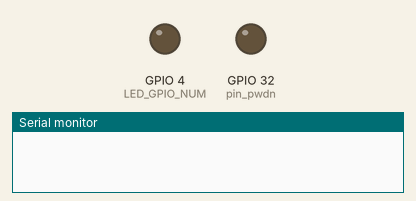
Bench run of a sketch on a simulated ESP32. Shown: output pins drawn as LEDs (lit = HIGH), the last lines printed to the serial monitor. The camera gives no picture.

Above: at 0.0 s.
At 4.7 s:
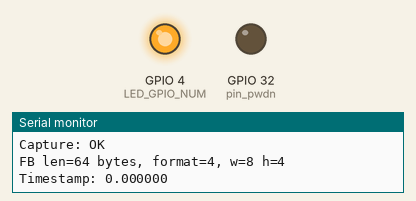
Timing chart, 0 to 6.7 s (numbered marks = the images above):
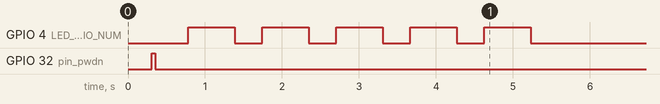

The sketch:

SimpleCameraSetup.ino
```cpp
#include <Arduino.h>
#include "esp_camera.h"
#include "esp_system.h"
#include "esp_err.h"

// ===== Select your camera model pins (AI Thinker) =====
#define CAMERA_MODEL_AI_THINKER
#include "camera_pins.h"

// --- LED helpers (paste once, e.g., above setup()) ---
static inline void ensure_led_setup() {
#ifdef LED_GPIO_NUM
  static bool inited = false;
  if (!inited) {
    pinMode(LED_GPIO_NUM, OUTPUT);
    digitalWrite(LED_GPIO_NUM, LOW); // LED off initially (active-HIGH on most ESP32-CAM)
    inited = true;
  }
#endif
}

static inline void led_on()  {
#ifdef LED_GPIO_NUM
  digitalWrite(LED_GPIO_NUM, HIGH);
#endif
}

static inline void led_off() {
#ifdef LED_GPIO_NUM
  digitalWrite(LED_GPIO_NUM, LOW);
#endif
}

static void blink_short_triple() {
#ifdef LED_GPIO_NUM
  ensure_led_setup();
  for (int i = 0; i < 3; ++i) {
    led_on();  delay(120);
    led_off(); delay(120);
  }
#endif
}

static void blink_long_once() {
#ifdef LED_GPIO_NUM
  ensure_led_setup();
  led_on();  delay(600);
  led_off(); // no trailing delay needed
#endif
}
// --- end LED helpers ---


// ---------- Helpers ----------
static void print_memory(const char* tag) {
  Serial.printf("[%s] HEAP free=%u, PSRAM total=%u, PSRAM free=%u\n",
                tag,
                (unsigned)esp_get_free_heap_size(),
                (unsigned)ESP.getPsramSize(),
                (unsigned)ESP.getFreePsram());
}

static void print_sensor_info() {
  sensor_t* s = esp_camera_sensor_get();
  if (!s) {
    Serial.println("sensor_t* is NULL (no sensor?)");
    return;
  }
  Serial.printf("Sensor PID: 0x%04x\n", s->id.PID);
  Serial.printf("XCLK set to: %u Hz\n", s->xclk_freq_hz);
  Serial.printf("Current pixformat: %u (0=RGB565, 3=JPEG, etc.)\n", s->pixformat);
  Serial.printf("Status -> framesize:%u quality:%d brightness:%d contrast:%d saturation:%d\n",
                s->status.framesize, s->status.quality, s->status.brightness,
                s->status.contrast, s->status.saturation);
}

static void print_fb_info(const camera_fb_t* fb) {
  if (!fb) return;
  // width/height are available in newer esp32-camera; if unavailable they will be 0
  Serial.printf("FB len=%u bytes, format=%u, w=%u h=%u\n",
                (unsigned)fb->len, (unsigned)fb->format,
                (unsigned)fb->width, (unsigned)fb->height);
  Serial.printf("Timestamp: %ld.%06ld\n", (long)fb->timestamp.tv_sec, (long)fb->timestamp.tv_usec);
}

// Try to capture a frame with retries
static bool try_capture_once(uint32_t timeout_ms) {
  const uint32_t start = millis();
  while (millis() - start < timeout_ms) {
    camera_fb_t* fb = esp_camera_fb_get();
    if (fb) {
      Serial.println("Capture: OK");
      print_fb_info(fb);
      esp_camera_fb_return(fb);
      return true;
    }
    delay(10);
  }
  Serial.println("Capture: FAILED (timeout)");
  return false;
}

// ---------- Setup ----------
void setup() {
  Serial.begin(115200);
  while (!Serial) { ; }
  delay(300);
  Serial.println();
  Serial.println("=== ESP32-CAM Safe Capture Test ===");

  print_memory("boot");

  camera_config_t config = {};
  config.ledc_channel = LEDC_CHANNEL_0;
  config.ledc_timer   = LEDC_TIMER_0;

  // AI Thinker pin map (from camera_pins.h)
  config.pin_d0 = Y2_GPIO_NUM;
  config.pin_d1 = Y3_GPIO_NUM;
  config.pin_d2 = Y4_GPIO_NUM;
  config.pin_d3 = Y5_GPIO_NUM;
  config.pin_d4 = Y6_GPIO_NUM;
  config.pin_d5 = Y7_GPIO_NUM;
  config.pin_d6 = Y8_GPIO_NUM;
  config.pin_d7 = Y9_GPIO_NUM;
  config.pin_xclk = XCLK_GPIO_NUM;
  config.pin_pclk = PCLK_GPIO_NUM;
  config.pin_vsync = VSYNC_GPIO_NUM;
  config.pin_href = HREF_GPIO_NUM;
  config.pin_sccb_sda = SIOD_GPIO_NUM;
  config.pin_sccb_scl = SIOC_GPIO_NUM;
  config.pin_pwdn = PWDN_GPIO_NUM;   // 32 on AI-Thinker
  config.pin_reset = RESET_GPIO_NUM; // -1 on AI-Thinker

  // Conservative clock and tiny frame to minimize RAM/throughput issues
  config.xclk_freq_hz = 20000000;        // 10 MHz is “safe”; OV2640 usually fine at 10–20 MHz
  config.frame_size   = FRAMESIZE_QQVGA; // 160x120
  config.pixel_format = PIXFORMAT_JPEG;  // lowest RAM usage with OV2640
  config.jpeg_quality = 15;              // higher number = more compression, smaller buffer
  config.fb_count     = 1;               // single frame buffer
  config.grab_mode    = CAMERA_GRAB_WHEN_EMPTY;

  if (psramFound()) {
    config.fb_location = CAMERA_FB_IN_PSRAM;
    Serial.println("PSRAM detected -> using PSRAM for frame buffer.");
  } else {
    config.fb_location = CAMERA_FB_IN_DRAM;
    Serial.println("No PSRAM detected -> using DRAM for frame buffer.");
  }

  // Optional: power-cycle the sensor via PWDN to clear odd states
  if (config.pin_pwdn >= 0) {
    pinMode(config.pin_pwdn, OUTPUT);
    digitalWrite(config.pin_pwdn, HIGH);
    delay(50);
    digitalWrite(config.pin_pwdn, LOW);
    delay(50);
  }

  print_memory("pre-init");

  esp_err_t err = esp_camera_init(&config);
  if (err != ESP_OK) {
    Serial.printf("esp_camera_init failed: 0x%x (%s)\n", err, esp_err_to_name(err));
    Serial.println("Retrying with XCLK=20 MHz and lower JPEG quality...");
    // Retry once with slightly different clock/quality
    config.xclk_freq_hz = 20000000;
    config.jpeg_quality  = 20;
    err = esp_camera_init(&config);
  }

  if (err != ESP_OK) {
    Serial.printf("Second init attempt failed: 0x%x (%s)\n", err, esp_err_to_name(err));
    Serial.println("As a last resort, switch to RGB565 (larger buffer) but same tiny framesize.");
    // One more attempt in RGB565, still QQVGA (some modules behave differently)
    camera_config_t config2 = config;
    config2.pixel_format = PIXFORMAT_RGB565;
    config2.jpeg_quality = 15; // ignored in RGB565
    err = esp_camera_init(&config2);
  }

  if (err != ESP_OK) {
    Serial.printf("Final init failed: 0x%x (%s)\n", err, esp_err_to_name(err));
    Serial.println("Stopping here. Check pins, 3.3V stability, ribbon cable, and sensor.");
    return;
  }

  Serial.println("Camera initialized.");
  print_memory("post-init");
  print_sensor_info();

  // Gentle sensor tweaks (optional, safe)
  sensor_t* s = esp_camera_sensor_get();
  if (s && s->id.PID == OV2640_PID) {
    s->set_framesize(s, FRAMESIZE_QQVGA);  // ensure tiny
    s->set_quality(s, 15);
    s->set_brightness(s, 0);
    s->set_saturation(s, 0);
    s->set_gain_ctrl(s, 1);      // AGC on
    s->set_exposure_ctrl(s, 1);  // AEC on
  }

  // Try a few captures
  for (int i = 1; i <= 5; ++i) {
    Serial.printf("--- Capture attempt %d ---\n", i);
    bool ok = try_capture_once(500 /*ms*/);
    if (!ok) {
      Serial.println("Note: If this keeps failing, try:");
      Serial.println(" - Re-seat camera ribbon");
      Serial.println(" - Lower XCLK to 8–10 MHz");
      Serial.println(" - Keep PIXFORMAT_JPEG + QQVGA");
      Serial.println(" - Ensure 5V supply is solid (>=500mA), board 3.3V regulator not sagging");
      blink_short_triple();   // << blink 3× on failure
    } else {
      blink_long_once();      // << blink once long on success
    }
    delay(300);
  }

  Serial.println("Done. (Loop will idle.)");
}

void loop() {
  // Idle – nothing fancy here.
  delay(1000);
}
```

camera_pins.h
```cpp
#if defined(CAMERA_MODEL_WROVER_KIT)
#define PWDN_GPIO_NUM  -1
#define RESET_GPIO_NUM -1
#define XCLK_GPIO_NUM  21
#define SIOD_GPIO_NUM  26
#define SIOC_GPIO_NUM  27

#define Y9_GPIO_NUM    35
#define Y8_GPIO_NUM    34
#define Y7_GPIO_NUM    39
#define Y6_GPIO_NUM    36
#define Y5_GPIO_NUM    19
#define Y4_GPIO_NUM    18
#define Y3_GPIO_NUM    5
#define Y2_GPIO_NUM    4
#define VSYNC_GPIO_NUM 25
#define HREF_GPIO_NUM  23
#define PCLK_GPIO_NUM  22

#elif defined(CAMERA_MODEL_ESP_EYE)
#define PWDN_GPIO_NUM  -1
#define RESET_GPIO_NUM -1
#define XCLK_GPIO_NUM  4
#define SIOD_GPIO_NUM  18
#define SIOC_GPIO_NUM  23

#define Y9_GPIO_NUM    36
#define Y8_GPIO_NUM    37
#define Y7_GPIO_NUM    38
#define Y6_GPIO_NUM    39
#define Y5_GPIO_NUM    35
#define Y4_GPIO_NUM    14
#define Y3_GPIO_NUM    13
#define Y2_GPIO_NUM    34
#define VSYNC_GPIO_NUM 5
#define HREF_GPIO_NUM  27
#define PCLK_GPIO_NUM  25

#define LED_GPIO_NUM 22

#elif defined(CAMERA_MODEL_M5STACK_PSRAM)
#define PWDN_GPIO_NUM  -1
#define RESET_GPIO_NUM 15
#define XCLK_GPIO_NUM  27
#define SIOD_GPIO_NUM  25
#define SIOC_GPIO_NUM  23

#define Y9_GPIO_NUM    19
#define Y8_GPIO_NUM    36
#define Y7_GPIO_NUM    18
#define Y6_GPIO_NUM    39
#define Y5_GPIO_NUM    5
#define Y4_GPIO_NUM    34
#define Y3_GPIO_NUM    35
#define Y2_GPIO_NUM    32
#define VSYNC_GPIO_NUM 22
#define HREF_GPIO_NUM  26
#define PCLK_GPIO_NUM  21

#elif defined(CAMERA_MODEL_M5STACK_V2_PSRAM)
#define PWDN_GPIO_NUM  -1
#define RESET_GPIO_NUM 15
#define XCLK_GPIO_NUM  27
#define SIOD_GPIO_NUM  22
#define SIOC_GPIO_NUM  23

#define Y9_GPIO_NUM    19
#define Y8_GPIO_NUM    36
#define Y7_GPIO_NUM    18
#define Y6_GPIO_NUM    39
#define Y5_GPIO_NUM    5
#define Y4_GPIO_NUM    34
#define Y3_GPIO_NUM    35
#define Y2_GPIO_NUM    32
#define VSYNC_GPIO_NUM 25
#define HREF_GPIO_NUM  26
#define PCLK_GPIO_NUM  21

#elif defined(CAMERA_MODEL_M5STACK_WIDE)
#define PWDN_GPIO_NUM  -1
#define RESET_GPIO_NUM 15
#define XCLK_GPIO_NUM  27
#define SIOD_GPIO_NUM  22
#define SIOC_GPIO_NUM  23

#define Y9_GPIO_NUM    19
#define Y8_GPIO_NUM    36
#define Y7_GPIO_NUM    18
#define Y6_GPIO_NUM    39
#define Y5_GPIO_NUM    5
#define Y4_GPIO_NUM    34
#define Y3_GPIO_NUM    35
#define Y2_GPIO_NUM    32
#define VSYNC_GPIO_NUM 25
#define HREF_GPIO_NUM  26
#define PCLK_GPIO_NUM  21

#define LED_GPIO_NUM 2

#elif defined(CAMERA_MODEL_M5STACK_ESP32CAM)
#define PWDN_GPIO_NUM  -1
#define RESET_GPIO_NUM 15
#define XCLK_GPIO_NUM  27
#define SIOD_GPIO_NUM  25
#define SIOC_GPIO_NUM  23

#define Y9_GPIO_NUM    19
#define Y8_GPIO_NUM    36
#define Y7_GPIO_NUM    18
#define Y6_GPIO_NUM    39
#define Y5_GPIO_NUM    5
#define Y4_GPIO_NUM    34
#define Y3_GPIO_NUM    35
#define Y2_GPIO_NUM    17
#define VSYNC_GPIO_NUM 22
#define HREF_GPIO_NUM  26
#define PCLK_GPIO_NUM  21

#elif defined(CAMERA_MODEL_M5STACK_UNITCAM)
#define PWDN_GPIO_NUM  -1
#define RESET_GPIO_NUM 15
#define XCLK_GPIO_NUM  27
#define SIOD_GPIO_NUM  25
#define SIOC_GPIO_NUM  23

#define Y9_GPIO_NUM    19
#define Y8_GPIO_NUM    36
#define Y7_GPIO_NUM    18
#define Y6_GPIO_NUM    39
#define Y5_GPIO_NUM    5
#define Y4_GPIO_NUM    34
#define Y3_GPIO_NUM    35
#define Y2_GPIO_NUM    32
#define VSYNC_GPIO_NUM 22
#define HREF_GPIO_NUM  26
#define PCLK_GPIO_NUM  21

#elif defined(CAMERA_MODEL_M5STACK_CAMS3_UNIT)
#define PWDN_GPIO_NUM  -1
#define RESET_GPIO_NUM 21
#define XCLK_GPIO_NUM  11
#define SIOD_GPIO_NUM  17
#define SIOC_GPIO_NUM  41

#define Y9_GPIO_NUM    13
#define Y8_GPIO_NUM    4
#define Y7_GPIO_NUM    10
#define Y6_GPIO_NUM    5
#define Y5_GPIO_NUM    7
#define Y4_GPIO_NUM    16
#define Y3_GPIO_NUM    15
#define Y2_GPIO_NUM    6
#define VSYNC_GPIO_NUM 42
#define HREF_GPIO_NUM  18
#define PCLK_GPIO_NUM  12

#define LED_GPIO_NUM 14

#elif defined(CAMERA_MODEL_AI_THINKER)
#define PWDN_GPIO_NUM  32
#define RESET_GPIO_NUM -1
#define XCLK_GPIO_NUM  0
#define SIOD_GPIO_NUM  26
#define SIOC_GPIO_NUM  27

#define Y9_GPIO_NUM    35
#define Y8_GPIO_NUM    34
#define Y7_GPIO_NUM    39
#define Y6_GPIO_NUM    36
#define Y5_GPIO_NUM    21
#define Y4_GPIO_NUM    19
#define Y3_GPIO_NUM    18
#define Y2_GPIO_NUM    5
#define VSYNC_GPIO_NUM 25
#define HREF_GPIO_NUM  23
#define PCLK_GPIO_NUM  22

// 4 for flash led or 33 for normal led
#define LED_GPIO_NUM   4

#elif defined(CAMERA_MODEL_TTGO_T_JOURNAL)
#define PWDN_GPIO_NUM  0
#define RESET_GPIO_NUM 15
#define XCLK_GPIO_NUM  27
#define SIOD_GPIO_NUM  25
#define SIOC_GPIO_NUM  23

#define Y9_GPIO_NUM    19
#define Y8_GPIO_NUM    36
#define Y7_GPIO_NUM    18
#define Y6_GPIO_NUM    39
#define Y5_GPIO_NUM    5
#define Y4_GPIO_NUM    34
#define Y3_GPIO_NUM    35
#define Y2_GPIO_NUM    17
#define VSYNC_GPIO_NUM 22
#define HREF_GPIO_NUM  26
#define PCLK_GPIO_NUM  21

#elif defined(CAMERA_MODEL_XIAO_ESP32S3)
#define PWDN_GPIO_NUM  -1
#define RESET_GPIO_NUM -1
#define XCLK_GPIO_NUM  10
#define SIOD_GPIO_NUM  40
#define SIOC_GPIO_NUM  39

#define Y9_GPIO_NUM    48
#define Y8_GPIO_NUM    11
#define Y7_GPIO_NUM    12
#define Y6_GPIO_NUM    14
#define Y5_GPIO_NUM    16
#define Y4_GPIO_NUM    18
#define Y3_GPIO_NUM    17
#define Y2_GPIO_NUM    15
#define VSYNC_GPIO_NUM 38
#define HREF_GPIO_NUM  47
#define PCLK_GPIO_NUM  13

#elif defined(CAMERA_MODEL_ESP32_CAM_BOARD)
// The 18 pin header on the board has Y5 and Y3 swapped
#define USE_BOARD_HEADER 0
#define PWDN_GPIO_NUM    32
#define RESET_GPIO_NUM   33
#define XCLK_GPIO_NUM    4
#define SIOD_GPIO_NUM    18
#define SIOC_GPIO_NUM    23

#define Y9_GPIO_NUM 36
#define Y8_GPIO_NUM 19
#define Y7_GPIO_NUM 21
#define Y6_GPIO_NUM 39
#if USE_BOARD_HEADER
#define Y5_GPIO_NUM 13
#else
#define Y5_GPIO_NUM 35
#endif
#define Y4_GPIO_NUM 14
#if USE_BOARD_HEADER
#define Y3_GPIO_NUM 35
#else
#define Y3_GPIO_NUM 13
#endif
#define Y2_GPIO_NUM    34
#define VSYNC_GPIO_NUM 5
#define HREF_GPIO_NUM  27
#define PCLK_GPIO_NUM  25

#elif defined(CAMERA_MODEL_ESP32S3_CAM_LCD)
#define PWDN_GPIO_NUM  -1
#define RESET_GPIO_NUM -1
#define XCLK_GPIO_NUM  40
#define SIOD_GPIO_NUM  17
#define SIOC_GPIO_NUM  18

#define Y9_GPIO_NUM    39
#define Y8_GPIO_NUM    41
#define Y7_GPIO_NUM    42
#define Y6_GPIO_NUM    12
#define Y5_GPIO_NUM    3
#define Y4_GPIO_NUM    14
#define Y3_GPIO_NUM    47
#define Y2_GPIO_NUM    13
#define VSYNC_GPIO_NUM 21
#define HREF_GPIO_NUM  38
#define PCLK_GPIO_NUM  11

#elif defined(CAMERA_MODEL_ESP32S2_CAM_BOARD)
// The 18 pin header on the board has Y5 and Y3 swapped
#define USE_BOARD_HEADER 0
#define PWDN_GPIO_NUM    1
#define RESET_GPIO_NUM   2
#define XCLK_GPIO_NUM    42
#define SIOD_GPIO_NUM    41
#define SIOC_GPIO_NUM    18

#define Y9_GPIO_NUM 16
#define Y8_GPIO_NUM 39
#define Y7_GPIO_NUM 40
#define Y6_GPIO_NUM 15
#if USE_BOARD_HEADER
#define Y5_GPIO_NUM 12
#else
#define Y5_GPIO_NUM 13
#endif
#define Y4_GPIO_NUM 5
#if USE_BOARD_HEADER
#define Y3_GPIO_NUM 13
#else
#define Y3_GPIO_NUM 12
#endif
#define Y2_GPIO_NUM    14
#define VSYNC_GPIO_NUM 38
#define HREF_GPIO_NUM  4
#define PCLK_GPIO_NUM  3

#elif defined(CAMERA_MODEL_ESP32S3_EYE)
#define PWDN_GPIO_NUM  -1
#define RESET_GPIO_NUM -1
#define XCLK_GPIO_NUM  15
#define SIOD_GPIO_NUM  4
#define SIOC_GPIO_NUM  5

#define Y2_GPIO_NUM 11
#define Y3_GPIO_NUM 9
#define Y4_GPIO_NUM 8
#define Y5_GPIO_NUM 10
#define Y6_GPIO_NUM 12
#define Y7_GPIO_NUM 18
#define Y8_GPIO_NUM 17
#define Y9_GPIO_NUM 16

#define VSYNC_GPIO_NUM 6
#define HREF_GPIO_NUM  7
#define PCLK_GPIO_NUM  13

#elif defined(CAMERA_MODEL_DFRobot_FireBeetle2_ESP32S3) || defined(CAMERA_MODEL_DFRobot_Romeo_ESP32S3)
#define PWDN_GPIO_NUM  -1
#define RESET_GPIO_NUM -1
#define XCLK_GPIO_NUM  45
#define SIOD_GPIO_NUM  1
#define SIOC_GPIO_NUM  2

#define Y9_GPIO_NUM    48
#define Y8_GPIO_NUM    46
#define Y7_GPIO_NUM    8
#define Y6_GPIO_NUM    7
#define Y5_GPIO_NUM    4
#define Y4_GPIO_NUM    41
#define Y3_GPIO_NUM    40
#define Y2_GPIO_NUM    39
#define VSYNC_GPIO_NUM 6
#define HREF_GPIO_NUM  42
#define PCLK_GPIO_NUM  5

#else
#error "Camera model not selected"
#endif
```
